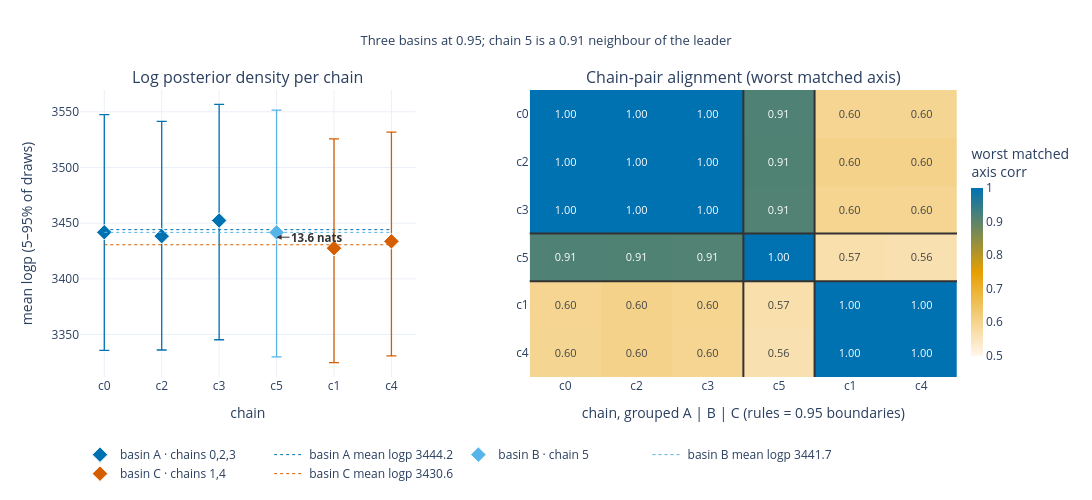

Notebook source saved alongside this figure:
### Markdown cell above
### 4 · Six chains, **three** basins at alignment 0.95: {0,2,3} at logp **3444.2**, chain 5 alone at **3441.7**, {1,4} at **3430.6**.
Chain 5 matches the leading three at **0.91** and the other two at **0.56–0.57**: a near-neighbour of the leader, not a member. Lower the threshold to 0.90 and it merges in — which is exactly why the merged group reads as unconverged in the next claim.

### Code cell
ORD = LEAD + CH5 + ALT
tick = [f"c{c}" for c in ORD]
fig = make_subplots(rows=1, cols=2, column_widths=[0.44, 0.56], horizontal_spacing=0.13,
                    subplot_titles=["Log posterior density per chain",
                                    "Chain-pair alignment (worst matched axis)"])
for g in G95:
    t, col = tuple(g), BCOL[tuple(g)]
    fig.add_trace(go.Scatter(
        x=[f"c{c}" for c in g], y=LP[g], mode="markers", name=BNAME[t],
        marker=dict(color=col, size=12, symbol="diamond", line=dict(color="white", width=1)),
        error_y=dict(type="data", symmetric=False, array=LPQ[1][g] - LP[g],
                     arrayminus=LP[g] - LPQ[0][g], color=col, thickness=1.3, width=5),
        hovertemplate="%{x}: %{y:.1f}<extra></extra>"), row=1, col=1)
    fig.add_trace(go.Scatter(x=tick, y=[LP[g].mean()] * len(tick), mode="lines",
                             name=f"{BNAME[t].split(' · ')[0]} mean logp {LP[g].mean():.1f}",
                             line=dict(color=col, width=1, dash="dot"), hoverinfo="skip"),
                  row=1, col=1)
fig.add_annotation(x="c5", y=(LP[LEAD].mean() + LP[ALT].mean()) / 2,
                   text=f"<b>{LP[LEAD].mean() - LP[ALT].mean():.1f} nats</b>", showarrow=True,
                   arrowhead=2, ax=40, ay=0, font=dict(size=11.5, color=C["dark"]),
                   arrowcolor=C["dark"], row=1, col=1)
Z = ALIGN[np.ix_(ORD, ORD)]
fig.add_trace(go.Heatmap(
    z=Z, x=tick, y=tick, zmin=0.5, zmax=1.0, texttemplate="%{z:.2f}", textfont=dict(size=11), colorscale=[[0, "#FFF7EC"], [0.5, C["orange"]], [1.0, C["blue"]]],
    colorbar=dict(title="worst matched<br>axis corr", thickness=12, len=0.80, x=1.005, y=0.44),
    hovertemplate="%{y} vs %{x}: %{z:.3f}<extra></extra>"), row=1, col=2)
for pos in (len(LEAD) - 0.5, len(LEAD) + len(CH5) - 0.5):
    fig.add_vline(x=pos, line=dict(color=C["dark"], width=2), row=1, col=2)
    fig.add_hline(y=pos, line=dict(color=C["dark"], width=2), row=1, col=2)
fig.update_xaxes(categoryorder="array", categoryarray=tick, title_text="chain", row=1, col=1)
fig.update_xaxes(title_text="chain, grouped A | B | C (rules = 0.95 boundaries)", row=1, col=2)
fig.update_yaxes(title_text="mean logp (5–95% of draws)", row=1, col=1)
fig.update_yaxes(autorange="reversed", row=1, col=2)
fig.update_layout(title="Three basins at 0.95; chain 5 is a 0.91 neighbour of the leader",
                  height=500, width=1200, legend=dict(orientation="h", y=-0.22),
                  margin=dict(t=90, b=120, r=110))
show(fig, "04_basin_census")

for g in G95:
    print(f"{BNAME[tuple(g)]:24s} logp {LP[g].mean():7.1f} · divergences "
          f"{int(DIV[g].sum()):3d} · within-basin worst align "
          f"{ALIGN[np.ix_(g, g)].min():.3f}")
print(f"chain 5 vs leading {ALIGN[5, LEAD].min():.2f}–{ALIGN[5, LEAD].max():.2f} · "
      f"vs {{1,4}} {ALIGN[5, ALT].min():.2f}–{ALIGN[5, ALT].max():.2f} → its own basin at "
      f"0.95, folded into the leader at 0.90")
print(f"clustering at 0.90 gives {G90}, at 0.95 gives {G95}")

### Figure 1 — Plotly figure (JSON) as saved in the notebook; plotly's stock layout.template omitted (floating-point values rounded to 4 significant figures)
{"data": [{"error_y": {"array": [105.6, 103.0, 104.3], "arrayminus": [106.0, 102.2, 107.0], "color": "#0072B2", "symmetric": false, "thickness": 1.3, "type": "data", "width": 5}, "hovertemplate": "%{x}: %{y:.1f}<extra></extra>", "marker": {"color": "#0072B2", "line": {"color": "white", "width": 1}, "size": 12, "symbol": "diamond"}, "mode": "markers", "name": "basin A · chains 0,2,3", "type": "scatter", "x": ["c0", "c2", "c3"], "xaxis": "x", "y": [3442.0, 3438.0, 3452.0], "yaxis": "y"}, {"hoverinfo": "skip", "line": {"color": "#0072B2", "dash": "dot", "width": 1}, "mode": "lines", "name": "basin A mean logp 3444.2", "type": "scatter", "x": ["c0", "c2", "c3", "c5", "c1", "c4"], "xaxis": "x", "y": [3444.0, 3444.0, 3444.0, 3444.0, 3444.0, 3444.0], "yaxis": "y"}, {"error_y": {"array": [109.8], "arrayminus": [111.9], "color": "#56B4E9", "symmetric": false, "thickness": 1.3, "type": "data", "width": 5}, "hovertemplate": "%{x}: %{y:.1f}<extra></extra>", "marker": {"color": "#56B4E9", "line": {"color": "white", "width": 1}, "size": 12, "symbol": "diamond"}, "mode": "markers", "name": "basin B · chain 5", "type": "scatter", "x": ["c5"], "xaxis": "x", "y": [3442.0], "yaxis": "y"}, {"hoverinfo": "skip", "line": {"color": "#56B4E9", "dash": "dot", "width": 1}, "mode": "lines", "name": "basin B mean logp 3441.7", "type": "scatter", "x": ["c0", "c2", "c3", "c5", "c1", "c4"], "xaxis": "x", "y": [3442.0, 3442.0, 3442.0, 3442.0, 3442.0, 3442.0], "yaxis": "y"}, {"error_y": {"array": [98.11, 98.08], "arrayminus": [102.8, 102.7], "color": "#D55E00", "symmetric": false, "thickness": 1.3, "type": "data", "width": 5}, "hovertemplate": "%{x}: %{y:.1f}<extra></extra>", "marker": {"color": "#D55E00", "line": {"color": "white", "width": 1}, "size": 12, "symbol": "diamond"}, "mode": "markers", "name": "basin C · chains 1,4", "type": "scatter", "x": ["c1", "c4"], "xaxis": "x", "y": [3428.0, 3434.0], "yaxis": "y"}, {"hoverinfo": "skip", "line": {"color": "#D55E00", "dash": "dot", "width": 1}, "mode": "lines", "name": "basin C mean logp 3430.6", "type": "scatter", "x": ["c0", "c2", "c3", "c5", "c1", "c4"], "xaxis": "x", "y": [3431.0, 3431.0, 3431.0, 3431.0, 3431.0, 3431.0], "yaxis": "y"}, {"colorbar": {"len": 0.8, "thickness": 12, "title": {"text": "worst matched<br>axis corr"}, "x": 1.005, "y": 0.44}, "colorscale": [[0, "#FFF7EC"], [0.5, "#E69F00"], [1.0, "#0072B2"]], "hovertemplate": "%{y} vs %{x}: %{z:.3f}<extra></extra>", "textfont": {"size": 11}, "texttemplate": "%{z:.2f}", "type": "heatmap", "x": ["c0", "c2", "c3", "c5", "c1", "c4"], "xaxis": "x2", "y": ["c0", "c2", "c3", "c5", "c1", "c4"], "yaxis": "y2", "z": [[1.0, 0.9992, 0.9993, 0.914, 0.5963, 0.5958], [0.9992, 1.0, 0.9992, 0.9131, 0.6048, 0.6037], [0.9993, 0.9992, 1.0, 0.9123, 0.597, 0.5962], [0.914, 0.9131, 0.9123, 1.0, 0.5684, 0.564], [0.5963, 0.6048, 0.597, 0.5684, 1.0, 0.9989], [0.5958, 0.6037, 0.5962, 0.564, 0.9989, 1.0]], "zmax": 1.0, "zmin": 0.5}], "layout": {"annotations": [{"font": {"size": 16}, "showarrow": false, "text": "Log posterior density per chain", "x": 0.1914, "xanchor": "center", "xref": "paper", "y": 1.0, "yanchor": "bottom", "yref": "paper"}, {"font": {"size": 16}, "showarrow": false, "text": "Chain-pair alignment (worst matched axis)", "x": 0.7564, "xanchor": "center", "xref": "paper", "y": 1.0, "yanchor": "bottom", "yref": "paper"}, {"arrowcolor": "#333333", "arrowhead": 2, "ax": 40, "ay": 0, "font": {"color": "#333333", "size": 11.5}, "showarrow": true, "text": "<b>13.6 nats</b>", "x": "c5", "xref": "x", "y": 3437.0, "yref": "y"}], "height": 500, "legend": {"orientation": "h", "y": -0.22}, "margin": {"b": 120, "r": 110, "t": 90}, "shapes": [{"line": {"color": "#333333", "width": 2}, "type": "line", "x0": 2.5, "x1": 2.5, "xref": "x2", "y0": 0, "y1": 1, "yref": "y2 domain"}, {"line": {"color": "#333333", "width": 2}, "type": "line", "x0": 0, "x1": 1, "xref": "x2 domain", "y0": 2.5, "y1": 2.5, "yref": "y2"}, {"line": {"color": "#333333", "width": 2}, "type": "line", "x0": 3.5, "x1": 3.5, "xref": "x2", "y0": 0, "y1": 1, "yref": "y2 domain"}, {"line": {"color": "#333333", "width": 2}, "type": "line", "x0": 0, "x1": 1, "xref": "x2 domain", "y0": 3.5, "y1": 3.5, "yref": "y2"}], "title": {"font": {"size": 13}, "text": "Three basins at 0.95; chain 5 is a 0.91 neighbour of the leader", "x": 0.5}, "width": 1200, "xaxis": {"anchor": "y", "categoryarray": ["c0", "c2", "c3", "c5", "c1", "c4"], "categoryorder": "array", "domain": [0.0, 0.3828], "title": {"text": "chain"}}, "xaxis2": {"anchor": "y2", "domain": [0.5128, 1.0], "title": {"text": "chain, grouped A | B | C (rules = 0.95 boundaries)"}}, "yaxis": {"anchor": "x", "domain": [0.0, 1.0], "title": {"text": "mean logp (5–95% of draws)"}}, "yaxis2": {"anchor": "x2", "autorange": "reversed", "domain": [0.0, 1.0]}}}
